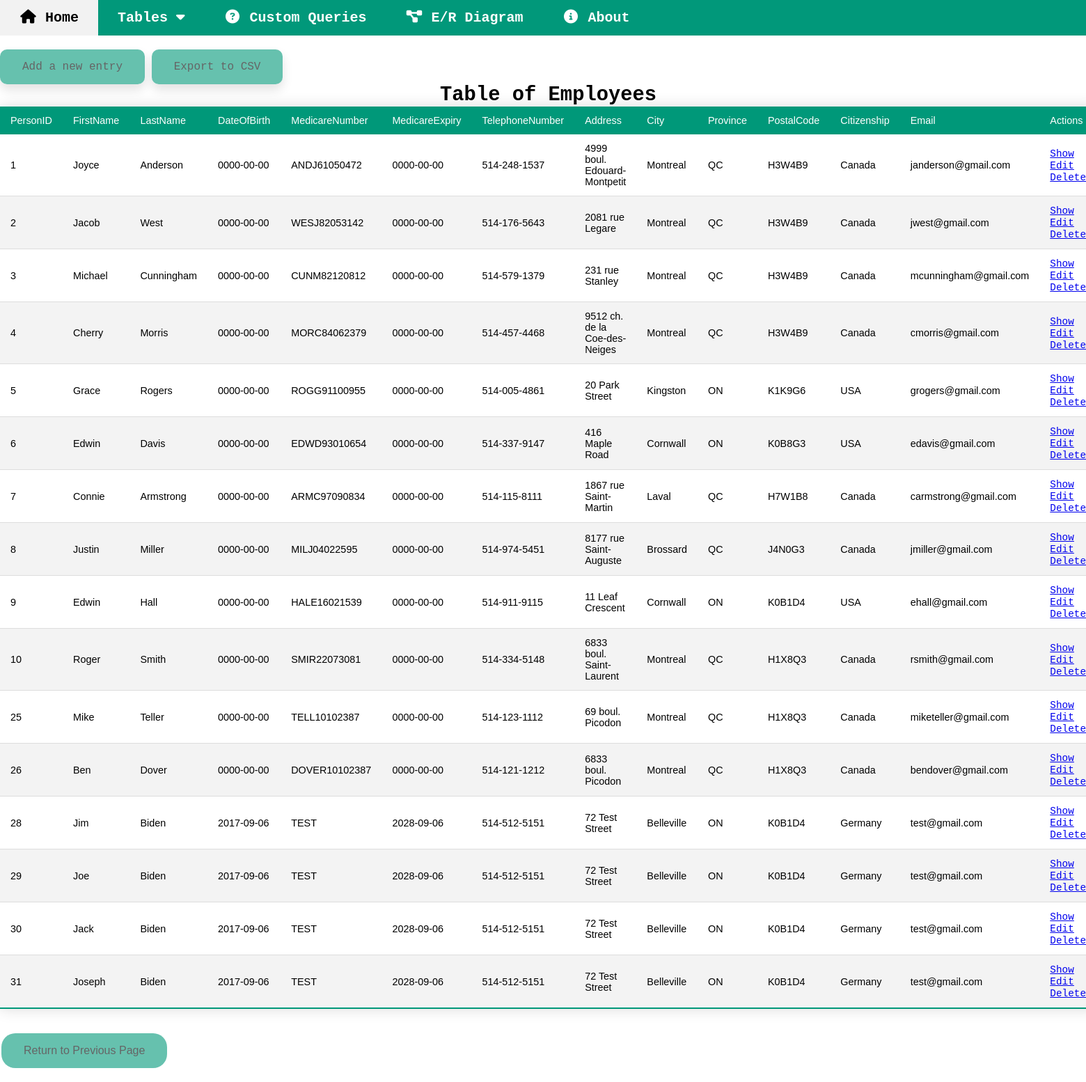
The app's page /covid/showallqueried.php?query=Employees with its own data.
### tables this page shows
CREATE TABLE Persons(
    PersonID INT NOT NULL AUTO_INCREMENT PRIMARY KEY,
    FirstName VARCHAR(255),
    LastName VARCHAR(255),
    DateOfBirth DATE,
    MedicareNumber VARCHAR(255),
    MedicareExpiry DATE,
    TelephoneNumber VARCHAR(255),
    Address VARCHAR(255),
    City VARCHAR(50),
    Province VARCHAR(50),
    PostalCode VARCHAR(50),
    Citizenship VARCHAR(50),
    Email VARCHAR(255)
);

### functions.php (called while the page is built, shortened)
<?php require_once 'database.php';
function getColumnNames ($table) {
  $sql = "SHOW COLUMNS FROM ".$table."";
  global $conn;
  try {
    $statement = $conn->prepare($sql);
    $statement->execute();
    $output = $statement->fetchAll(PDO::FETCH_COLUMN);
    return $output;
  } catch (PDOException $e) {
    trigger_error("Error: Failed to get column names from $table");
  }
}
?>

### queries.php (called while the page is built, shortened)
<?php
$employees = "SELECT DISTINCT Persons.* FROM EmployeeRegistrations JOIN Persons ON EmployeeRegistrations.PersonID = Persons.PersonID ORDER BY Persons.PersonID ASC;";
?>

### covid/showallqueried.php (the view, shortened to what this page needs)
<?php require_once '../database.php';
require_once '../functions.php';
require_once '../queries.php';
if(isset($_GET["query"]))  {
  switch ($_GET["query"]) {
    case "Employees":
      $dml = $employees;
      $tableName = "Persons";
      break;
  }
}
$columnNames = getColumnNames($tableName);
$statement = $conn->prepare($dml);
$statement->execute();
?>
<!DOCTYPE html>
<html lang="en">
<head>
  <link rel="stylesheet" href="../styles.css">
</head>
<body>
  <?php include_once ('../navbar.php'); ?>
  <br/><br/>
    <a class="topBtn" href="./create.php?table=<?=$tableName?>">Add a new entry</a>
    <a class="topBtn" onclick="exportTableToCSV('Results.csv')">Export to CSV</a>
  <table class="styled-table">
    <caption><h1>Table of <?= $_GET["query"] ?></h1></caption>
    <thead>
      <tr>
        <?php foreach ($columnNames as $row) { ?>
          <td><?= $row?></td>
        <?php } ?>
          <td>Actions</td>
      </tr>
    </thead>
    <tbody>
    <?php while ($row = $statement->fetch(PDO::FETCH_ASSOC, PDO::FETCH_ORI_NEXT)) { ?>
      <tr>
        <?php foreach ($row as $data) { ?>
          <td><?= $data; ?></td>
        <?php } ?>
        <td>
          <a href="./show.php?ID=<?=reset($row)?>&table=<?=$tableName?>">Show</a>
          <a href="./edit.php?ID=<?=reset($row)?>&table=<?=$tableName?>">Edit</a>
          <a href="./delete.php?ID=<?=reset($row)?>&table=<?=$tableName?>">Delete</a>
        </td>
      </tr>
      <?php } ?>
    </tbody>
  </table>
  <button class="smallBtn" onclick="history.back()">Return to Previous Page</button>
</body>
</html>

### styles.css (style rules this page uses)
body, a, h1, h2, h3, h4, h5 { font-family: 'Courier New', Courier, monospace; margin: 0; }
.smallBtn { background-color: #01987a; border: none; border-radius: 20px; text-decoration: none; color: black; padding: 16px 32px; text-align: center; font-size: 16px; margin: 20px 2px; opacity: 0.6; transition: 0.3s; width: auto; }
.topBtn { background-color: #01987a; position: relative; border: none; border-radius: 10px; box-shadow: 0px 8px 16px 0px rgba(0,0,0,0.2); text-decoration: none; color: black; padding: 16px 32px; text-align: center; font-size: 16px; opacity: 0.6; transition: 0.3s; width: auto; }
.styled-table { border-collapse: collapse; margin: 15px 0; font-size: 0.9em; font-family: sans-serif; min-width: 400px; box-shadow: 0 0 20px rgba(0, 0, 0, 0.15); }
.styled-table thead tr { background-color: #009879; color: #ffffff; text-align: left; }
.styled-table th, .styled-table td { padding: 12px 15px; }
.styled-table tbody tr { border-bottom: 1px solid #dddddd; }
.styled-table tbody tr:nth-of-type(even) { background-color: #f3f3f3; }
.styled-table tbody tr:last-of-type { border-bottom: 2px solid #009879; }

### records on screen
persons: PersonID "1", FirstName "Joyce", LastName "Anderson", data "0000-00-00", MedicareNumber "ANDJ61050472", TelephoneNumber "514-248-1537", Address "4999 boul. Edouard-Montpetit", City "Montreal", Province "QC", PostalCode "H3W4B9", Citizenship "Canada", Email "janderson@gmail.com"
persons: PersonID "2", FirstName "Jacob", LastName "West", data "0000-00-00", MedicareNumber "WESJ82053142", TelephoneNumber "514-176-5643", Address "2081 rue Legare", City "Montreal", Province "QC", PostalCode "H3W4B9", Citizenship "Canada", Email "jwest@gmail.com"
persons: PersonID "3", FirstName "Michael", LastName "Cunningham", data "0000-00-00", MedicareNumber "CUNM82120812", TelephoneNumber "514-579-1379", Address "231 rue Stanley", City "Montreal", Province "QC", PostalCode "H3W4B9", Citizenship "Canada", Email "mcunningham@gmail.com"
persons: PersonID "4", FirstName "Cherry", LastName "Morris", data "0000-00-00", MedicareNumber "MORC84062379", TelephoneNumber "514-457-4468", Address "9512 ch. de la Coe-des-Neiges", City "Montreal", Province "QC", PostalCode "H3W4B9", Citizenship "Canada", Email "cmorris@gmail.com"
persons: PersonID "5", FirstName "Grace", LastName "Rogers", data "0000-00-00", MedicareNumber "ROGG91100955", TelephoneNumber "514-005-4861", Address "20 Park Street", City "Kingston", Province "ON", PostalCode "K1K9G6", Citizenship "USA", Email "grogers@gmail.com"
persons: PersonID "6", FirstName "Edwin", LastName "Davis", data "0000-00-00", MedicareNumber "EDWD93010654", TelephoneNumber "514-337-9147", Address "416 Maple Road", City "Cornwall", Province "ON", PostalCode "K0B8G3", Citizenship "USA", Email "edavis@gmail.com"
persons: PersonID "7", FirstName "Connie", LastName "Armstrong", data "0000-00-00", MedicareNumber "ARMC97090834", TelephoneNumber "514-115-8111", Address "1867 rue Saint-Martin", City "Laval", Province "QC", PostalCode "H7W1B8", Citizenship "Canada", Email "carmstrong@gmail.com"
persons: PersonID "8", FirstName "Justin", LastName "Miller", data "0000-00-00", MedicareNumber "MILJ04022595", TelephoneNumber "514-974-5451", Address "8177 rue Saint-Auguste", City "Brossard", Province "QC", PostalCode "J4N0G3", Citizenship "Canada", Email "jmiller@gmail.com"
persons: PersonID "9", FirstName "Edwin", LastName "Hall", data "0000-00-00", MedicareNumber "HALE16021539", TelephoneNumber "514-911-9115", Address "11 Leaf Crescent", City "Cornwall", Province "ON", PostalCode "K0B1D4", Citizenship "USA", Email "ehall@gmail.com"
persons: PersonID "10", FirstName "Roger", LastName "Smith", data "0000-00-00", MedicareNumber "SMIR22073081", TelephoneNumber "514-334-5148", Address "6833 boul. Saint-Laurent", City "Montreal", Province "QC", PostalCode "H1X8Q3", Citizenship "Canada", Email "rsmith@gmail.com"
persons: PersonID "25", FirstName "Mike", LastName "Teller", data "0000-00-00", MedicareNumber "TELL10102387", TelephoneNumber "514-123-1112", Address "69 boul. Picodon", City "Montreal", Province "QC", PostalCode "H1X8Q3", Citizenship "Canada", Email "miketeller@gmail.com"
persons: PersonID "26", FirstName "Ben", LastName "Dover", data "0000-00-00", MedicareNumber "DOVER10102387", TelephoneNumber "514-121-1212", Address "6833 boul. Picodon", City "Montreal", Province "QC", PostalCode "H1X8Q3", Citizenship "Canada", Email "bendover@gmail.com"
persons: PersonID "28", FirstName "Jim", LastName "Biden", DateOfBirth "2017-09-06", MedicareNumber "TEST", MedicareExpiry "2028-09-06", TelephoneNumber "514-512-5151", Address "72 Test Street", City "Belleville", Province "ON", PostalCode "K0B1D4", Citizenship "Germany", Email "test@gmail.com"
persons: PersonID "29", FirstName "Joe", LastName "Biden", DateOfBirth "2017-09-06", MedicareNumber "TEST", MedicareExpiry "2028-09-06", TelephoneNumber "514-512-5151", Address "72 Test Street", City "Belleville", Province "ON", PostalCode "K0B1D4", Citizenship "Germany", Email "test@gmail.com"
persons: PersonID "30", FirstName "Jack", LastName "Biden", DateOfBirth "2017-09-06", MedicareNumber "TEST", MedicareExpiry "2028-09-06", TelephoneNumber "514-512-5151", Address "72 Test Street", City "Belleville", Province "ON", PostalCode "K0B1D4", Citizenship "Germany", Email "test@gmail.com"
persons: PersonID "31", FirstName "Joseph", LastName "Biden", DateOfBirth "2017-09-06", MedicareNumber "TEST", MedicareExpiry "2028-09-06", TelephoneNumber "514-512-5151", Address "72 Test Street", City "Belleville", Province "ON", PostalCode "K0B1D4", Citizenship "Germany", Email "test@gmail.com"

### other values on screen
$_GET["query"] "Employees"
$row "PersonID"
$row "FirstName"
$row "LastName"
$row "DateOfBirth"
$row "MedicareNumber"
$row "MedicareExpiry"
$row "TelephoneNumber"
$row "Address"
$row "City"
$row "Province"
$row "PostalCode"
$row "Citizenship"
$row "Email"
